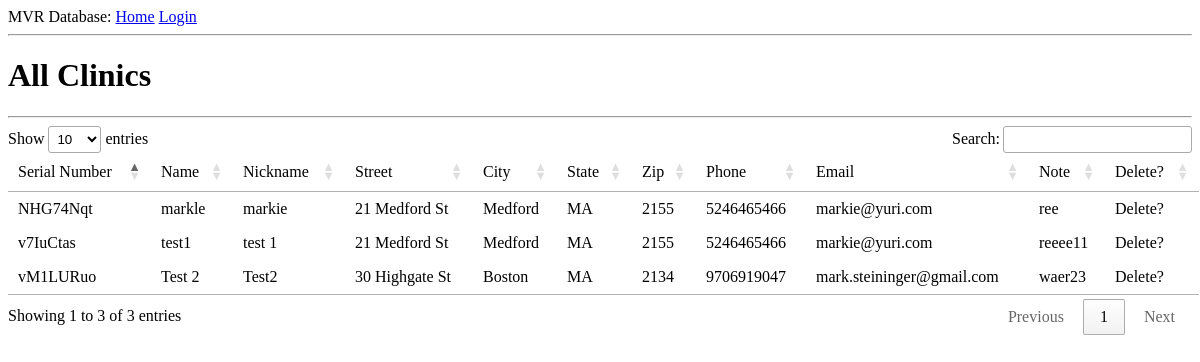
Page /clinictable on the committed database.
### app/models.py (models this page shows, shortened)
class Clinic(db.Model):
    clinicSerialNum = db.Column(db.String(64), primary_key=True)
    company = db.Column(db.String(64), unique=True)
    nickname = db.Column(db.String(64), unique=True)
    street = db.Column(db.String(64))
    city = db.Column(db.String(64))
    state = db.Column(db.String(10))
    zip = db.Column(db.Integer)
    phone = db.Column(db.String(20))
    email = db.Column(db.String(64))
    note = db.Column(db.String(140))
    doctors = db.relationship('Doctor', backref='clinic', lazy='dynamic')

### app/routes.py (the view)
@app.route('/clinictable', methods=['GET', 'POST'])
def clinicTable():
    clinics = Clinic.query.all()
    return render_template('/tables/clinicTable.html',  title='All Clinics', clinics=clinics)

### app/templates/tables/clinicTable.html (shortened to what this page needs)
{% extends "base.html" %}
{% block content %}
<link rel="stylesheet" type="text/css" href="https://cdn.datatables.net/1.10.19/css/jquery.dataTables.min.css">
<h1>All Clinics</h1>
<hr />
    <table id="table-1">
        <thead>
            <tr>
                <td>Serial Number</td><td>Name</td><td>Nickname</td><td>Street</td><td>City</td><td>State</td><td>Zip</td><td>Phone</td><td>Email</td><td>Note</td><td>Delete?</td>
            </tr>
        </thead>
        <tbody>
        {% for c in clinics %}
        <tr>
            <td>{{ c.clinicSerialNum }}</td><td>{{ c.company }}</td><td>{{ c.nickname }}</td><td>{{ c.street }}</td><td>{{ c.city }}</td><td>{{ c.state }}</td><td>{{ c.zip }}</td><td>{{ c.phone }}</td><td>{{ c.email }}</td><td>{{ c.note }}</td><td>Delete?</td>
        </tr>
        {% endfor %}
        </tbody>
    </table>
{% endblock %}

### rows in the picture
Clinic: clinicSerialNum "NHG74Nqt", company "markle", nickname "markie", street "21 Medford St", city "Medford", state "MA", zip "2155", phone "5246465466", email "markie@yuri.com", note "ree"
Clinic: clinicSerialNum "v7IuCtas", company "test1", nickname "test 1", street "21 Medford St", city "Medford", state "MA", zip "2155", phone "5246465466", email "markie@yuri.com", note "reeee11"
Clinic: clinicSerialNum "vM1LURuo", company "Test 2", nickname "Test2", street "30 Highgate St", city "Boston", state "MA", zip "2134", phone "9706919047", email "mark.steininger@gmail.com", note "waer23"
